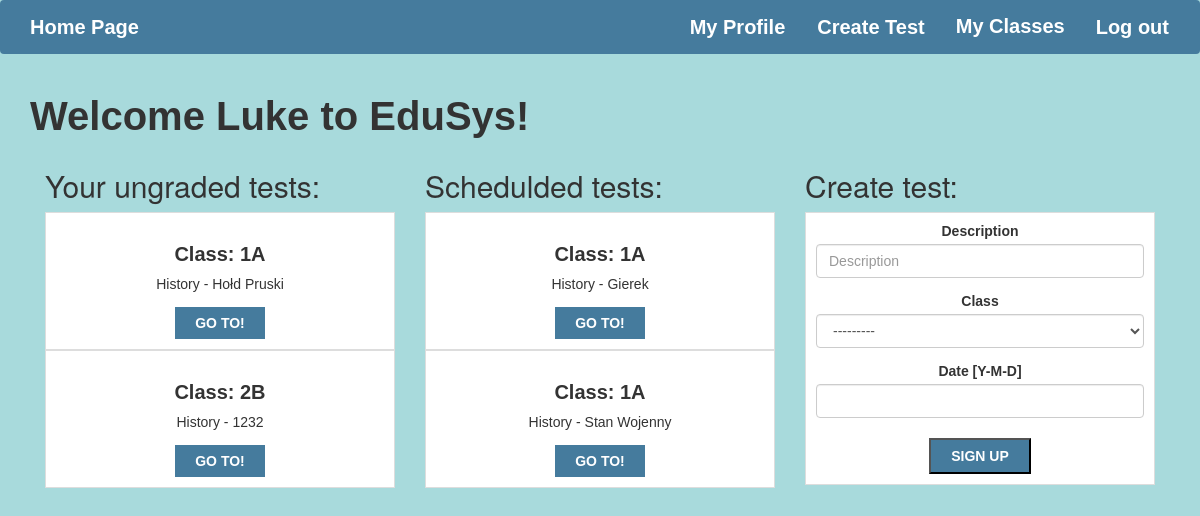
Before: / (signed in) with the older database file.
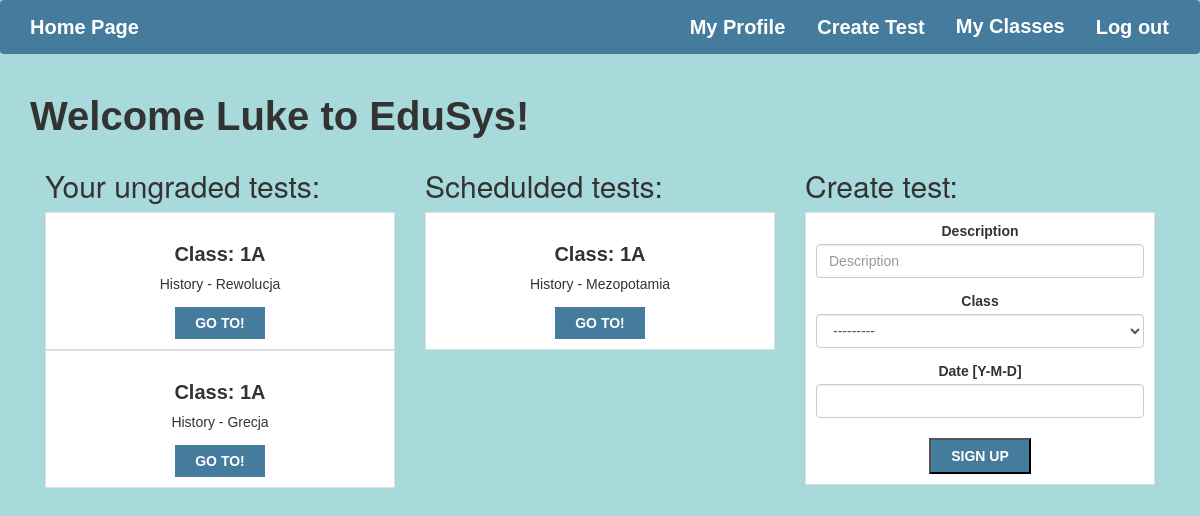
After: the same page with the newer database file.
### teacher/models.py (models this page shows, shortened)
class Tests(models.Model):
    teacher = models.ForeignKey(Teacher,on_delete=models.CASCADE, null = True)
    desc = models.CharField(max_length = 50, null = True)
    student = models.ForeignKey(Student, on_delete = models.CASCADE, null = True)
    subject = models.CharField(max_length=10, choices=SUBJECTS, null = True)
    classes = models.ForeignKey(Classes, on_delete = models.CASCADE, null = True)
    created_at = models.DateTimeField(auto_now=True)
    planned = models.DateField(null = True)
    class Grades(models.IntegerChoices):
        F = 1
        E = 2
        D = 3
        C = 4
        B = 5
        A = 6
    grade = models.IntegerField(choices = Grades.choices, null = True)
    class Meta:
        ordering = ["-created_at"]

class Teacher(models.Model):
    user = models.OneToOneField(User, on_delete=models.CASCADE)
    teacher = models.BooleanField(default=False)
    subject = models.CharField(max_length=10, choices=SUBJECTS)
    form_teacher = models.CharField(max_length = 5, blank = True ,default = False)
    classes = models.ManyToManyField(Classes, related_name='teacher_classes')

### students/models.py (models this page shows)
class Classes(models.Model):
    name = models.CharField(max_length = 5)
    students = models.ManyToManyField(Student)
    def __str__(self):
        return self.name

### SchoolSystem/views.py (the view, shortened to what this page needs)
# urls.py: path('', views.HomePage.as_view(), name = 'home'),
class HomePage(WhichUserMixin, FormView):
    model = Tests
    form_class = TestForm
    success_url = reverse_lazy('home')
    def get_template_names(self):
        if self.current_teacher:
            return ['teacher_index.html']
        elif self.current_student:
            return['student_index.html']
        else:
            return ['index.html']
    def get_context_data(self,**kwargs):
        context = super().get_context_data(**kwargs)
        if self.current_teacher:
            tests = Tests.objects.filter(grade = None, teacher = self.current_teacher, planned__lte=datetime.date(datetime.now()))
            ungraded_tests = tests.values_list('classes', 'desc')
            list(ungraded_tests)
            ungraded_tests_classes = []
            for tup in ungraded_tests:
                if tup not in ungraded_tests_classes:
                    ungraded_tests_classes.append(tup)
            ungraded_tests = []
            for tup in ungraded_tests_classes:
                ungraded_tests.append(Tests.objects.filter(grade = None, teacher = self.current_teacher, classes = tup[0], desc = tup[1]).first())
            context['ungraded_tests'] = ungraded_tests[:5]
            tests = Tests.objects.filter(grade = None, teacher = self.current_teacher, planned__gte=datetime.date(datetime.now()))
            ungraded_tests = tests.values_list('classes', 'desc')
            list(ungraded_tests)
            ungraded_tests_classes = []
            for tup in ungraded_tests:
                if tup not in ungraded_tests_classes:
                    ungraded_tests_classes.append(tup)
            ungraded_tests = []
            for tup in ungraded_tests_classes:
                ungraded_tests.append(Tests.objects.filter(grade = None, teacher = self.current_teacher, classes = tup[0], desc = tup[1]).first())
            context['planned_tests'] = ungraded_tests[:5]
        return context

### teacher/forms.py
class TestForm(forms.ModelForm):
    class Meta:
        model = Tests
        fields = ('desc', 'classes','planned')
        labels = {
        "desc": 'Description',
        'classes': "Class",
        'planned': "Date [Y-M-D]"
    }

### SchoolSystem/views.py (called while the page is built)
    def get_context_data(self, **kwargs):
        context = super().get_context_data(**kwargs)
        context['current_teacher'] = self.current_teacher
        context['current_student'] = self.current_student
        if self.current_teacher:
            classes = self.current_teacher.classes.all()
            context['classes'] = list(classes)
        return context

### teacher/templates/teacher_index.html (shortened to what this page needs)
{% extends "base.html" %}
{% block content %}
{% load bootstrap3 %}
    <h1>  Welcome {{user.first_name}} to EduSys!</h1>
    <div class="col-md-4">
      <h2>Your ungraded tests: </h2>
      {% for test in ungraded_tests %}
        <div id="teacher" class="clear">
          <div class="test">
            <h3> Class: {{test.classes}} </h3>
              <p>{{test.teacher.subject}} - {{test.desc}}</p>
            <a class="signup" href="{% url 'teacher:class_grading' pk=test.pk  %}">Go to!</a>
          </div>
          </div>
    {% endfor %}
    </div>
    <div class="col-md-4">
    <h2> Schedulded tests: </h2>
    {% for test in planned_tests %}
      <div id="teacher" class="clear">
        <div class="test">
          <h3> Class: {{test.classes}} </h3>
            <p>{{test.teacher.subject}} - {{test.desc}}</p>
          <a class="signup" href="{% url 'teacher:class_grading' pk=test.pk  %}">Go to!</a>
        </div>
        </div>
  {% endfor %}
    </div>
    <div class="col-md-4">
    <h2> Create test: </h2>
    <div id="teacher" class="clear">
    <div class="test">
      <form method="post">
      {% bootstrap_form form  %}
      <input type="submit" class ="signup" value="Sign up">
      </form>
    </div>
    </div>
    </div>
{% endblock %}

Changed rows visible on the page:
removed Tests: classes "1A", teacher.subject "History", desc "Hołd Pruski", shown under "Your ungraded tests:"
removed Tests: classes "2B", teacher.subject "History", desc "1232", shown under "Your ungraded tests:"
removed Tests: classes "1A", teacher.subject "History", desc "Gierek", shown under "Schedulded tests:"
no longer on this page (row edited): Tests: classes "1A", teacher.subject "History", desc "Stan Wojenny", shown under "Schedulded tests:"
added Tests: classes "1A", teacher.subject "History", desc "Rewolucja", shown under "Your ungraded tests:"
added Tests: classes "1A", teacher.subject "History", desc "Grecja", shown under "Your ungraded tests:"
added Tests: classes "1A", teacher.subject "History", desc "Mezopotamia", shown under "Schedulded tests:"
